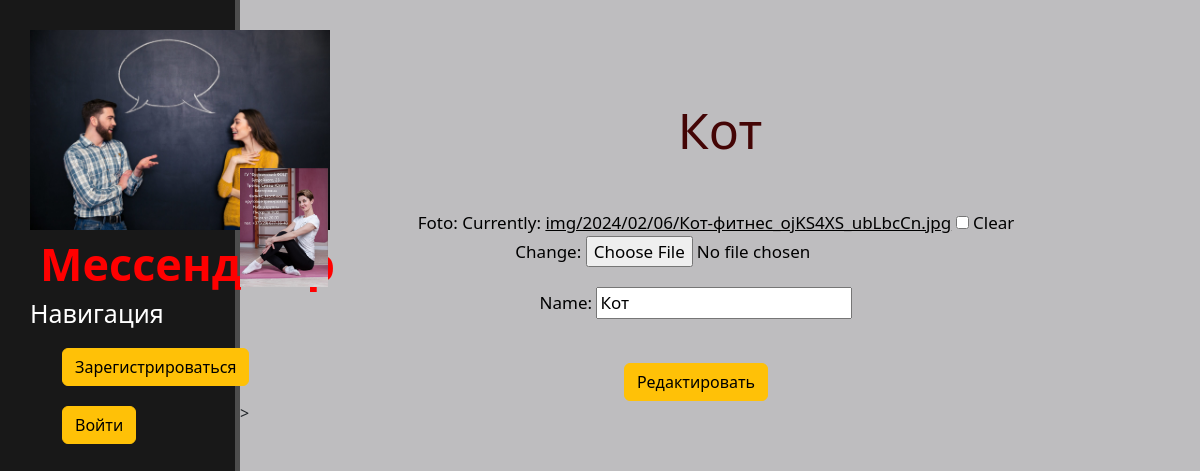
The app's page /profile/1 with its own data.
### messanger_chat/models.py (models this page shows)
class UserPage(models.Model):
    user_profile = models.OneToOneField(User, on_delete=models.CASCADE, primary_key=True, related_name='profile')
    foto = models.ImageField(upload_to="img/%Y/%m/%d/", null=True, blank=True)
    name = models.CharField(max_length=64)
    def __str__(self):
        return f'{self.name}'

### messanger_chat/views.py (the view)
# urls.py: path('profile/<int:pk>', AccauntDetail.as_view(), name='profile'),
class AccauntDetail(UpdateView):
    model = UserPage
    template_name = 'profile.html'
    context_object_name = 'profile'
    form_class = AddUserPage
    success_url = '/'

### messanger_chat/forms.py
class AddUserPage(forms.ModelForm):
    class Meta:
        model = UserPage
        fields = ('foto', 'name',)

### messanger_chat/templates/profile.html (shortened to what this page needs)
{% extends 'base.html' %}
{% block content %}
<div class="features">
<h1>{{ profile }}</h1>
    {% if profile.foto %}
    <img src="{{ profile.foto.url }}" class="prof">
    {% endif %}
<form method="post" id="add_form" enctype="multipart/form-data">
            {{ form.as_p}}<br>
        <button type="submit" form="add_form" class="btn btn-warning">Редактировать</button>
    </form>
</div>
{% endblock %}

### static/css/styles.css (style rules this page uses)
body { background: #bebdbf; }
main .features { float:left; color: #440505; margin-top: 100px; text-align: center; width: 80%; }
main .features h1 { font-size: 50px; }
main .features p { color: #000000; max-width: 1000px; font-size: 17px; margin: 20px auto; }
main .features a { color: #000000; max-width: 550px; font-size: 17px; margin: 20px auto; }
main .prof { max-width: 120px; height: auto; float: left; }
main .features img { max-width: 88px; height: auto; float: center; }
form { color: #460273; margin-left: 5%; margin-right: 10%; margin-top: 50px; }

### records on screen
UserPage: name "Кот", foto (picture)
